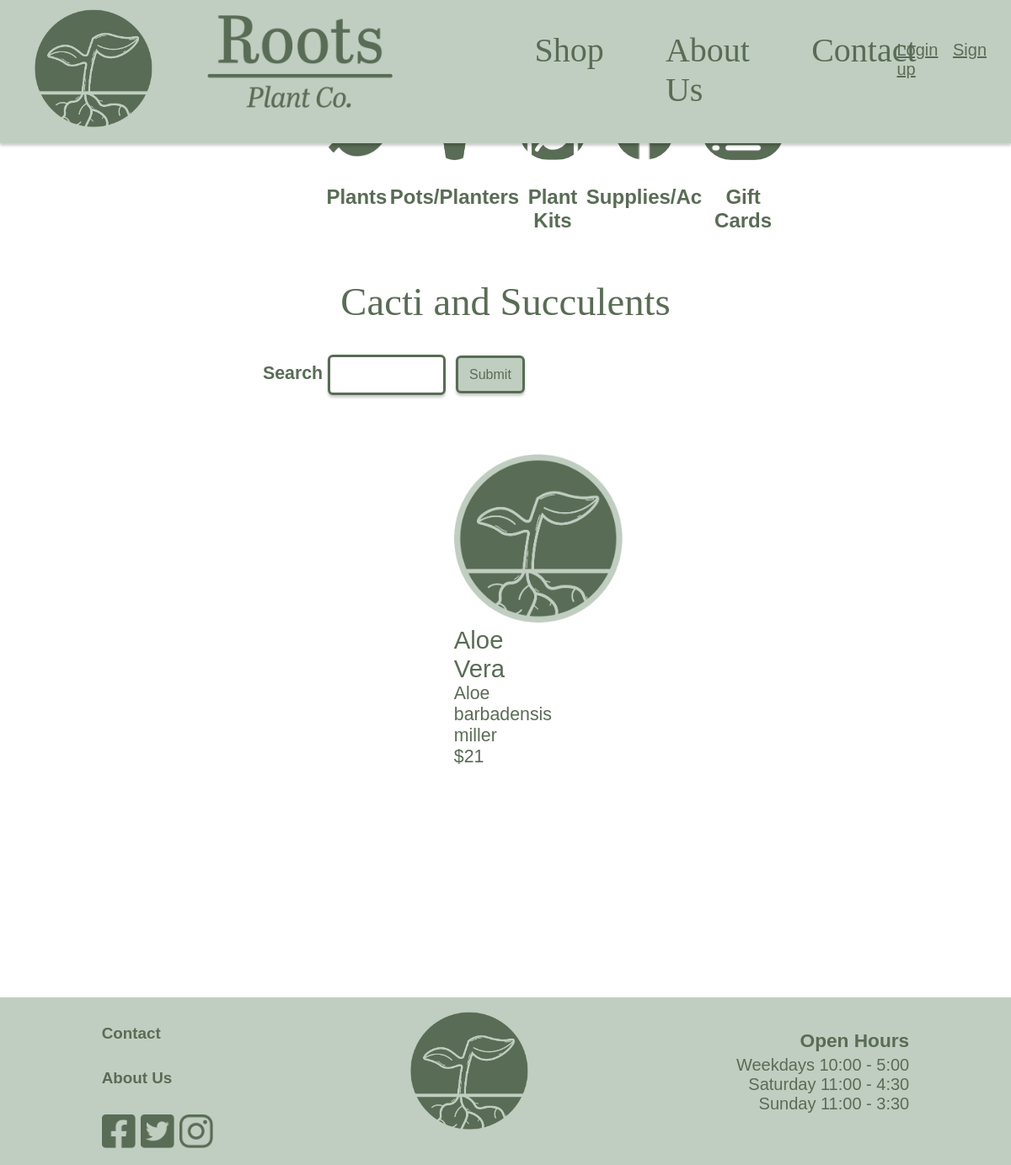
Screenshot of /shopPlantsCactiSucculents with the database file from the repository.
### Website/models.py (models this page shows)
class ShopProducts(db.Model):
    __tablename__ = 'shopProducts'
    id = db.Column(db.Integer, primary_key=True)
    name = db.Column(db.String(150), nullable=False) #Is required
    summary = db.Column(db.String(500), nullable=True)
    description = db.Column(db.String(1000), nullable=True)
    price = db.Column(db.Integer, nullable=False) #Is required
    stock = db.Column(db.Integer, nullable=False) #Is required
    category = db.Column(db.String(150), nullable=False) #Is required
    subCategory = db.Column(db.String(150), nullable=True)
    subSubCategory = db.Column(db.String(150), nullable=True)
    imageUrl = db.Column(db.String(150), nullable=False) #Is required
    userId = db.Column(db.Integer, db.ForeignKey('user.id'))

### Website/views.py (the view)
@views.route('/shopPlantsCactiSucculents', methods=['GET', 'POST'])
def shopPlantsCactiSucculents():
    form, products = getShopProducts()
    return render_template('shopPlantsCactiSucculents.html', user=current_user, products=products, form=form)

### Website/forms.py
class SearchForm(FlaskForm):
    search = StringField('Search')
    submit = SubmitField('Submit')

### Website/views.py (called while the page is built)
def getShopProducts():
    form = SearchForm()
    products = []
    if request.method == 'POST':
        if form.validate_on_submit():
            search_term = form.search.data
        if not search_term:
            flash('Please enter a search term', category='error')
        else:
            search_term = search_term.strip()
            search_words = search_term.split()
            products = ShopProducts.query.filter(
                (ShopProducts.name.contains(search_term)) |
                (ShopProducts.category.contains(search_term)) |
                (ShopProducts.summary.contains(search_term)) |
                db.or_(*[ShopProducts.description.contains(word) for word in search_words])
            ).all()
            if not products:
                flash('No products found', category='error')
    else:
        products = ShopProducts.query.all()
    return form, products

### Website/templates/shopPlantsCactiSucculents.html (shortened to what this page needs)
{% extends "shop.html" %}
{% block categoryTitle %}
<h1 class="title">Cacti and Succulents</h1>
{% endblock %}
{% block productDisplay %}
    <div class="flexContainer">
        {% for product in products %}
        {% if product.category == "CactiSucculents" %}
        <div class="flexBox">
            <a href = "/product/{{product.id}}">
            <div class="productImage">
                <img src="{{ url_for('static', filename='img/' + product.imageUrl) }}" width="200" alt="Plant image">
            </div>
            <div class="productName">
                {{ product.name }}
            </div>
            <div class="productSummary">
                {{ product.summary }}
            </div>
            <div class="productPrice">
                ${{ product.price }}
            </div>
        </a>
        </div>
        {% endif %}
        {% endfor %}
    </div>
</div>
{% endblock %}

### Website/static/css/navBase.css (style rules this page uses)
body, html { margin: 0%; padding: 0%; background-image: url(/static/background.jpg); background-size: cover; background-attachment: fixed; background-position: center; background-repeat: no-repeat; }

### Website/static/css/shopPage.css (style rules this page uses)
.search input#submit { background-color: #C0CEC1; border: 3px solid #596C55; border-radius: 6px; font-family: "brandon-grotesque", sans-serif; font-weight: 400; font-style: normal; color: #596C55; font-size: 12pt; box-shadow: 0px 3px 3px rgba(0, 0, 0, 0.2); padding-left: 2%; padding-right: 2%; margin-left: 1%; height: 45px; }
.search input#search { width: 20%; height: 40px; border: 3px solid #596C55; border-radius: 6px; box-shadow: 0px 3px 3px rgba(0, 0, 0, 0.2); }
.title { font-family: abril-titling, serif; font-style: normal; font-weight: 400; color: #596C55; font-size: 35pt; text-align: center; }
.flexContainer { width: 100%; height: auto; display: flex; flex-wrap: wrap; flex-direction: row; justify-content: center; box-sizing: border-box; margin: 0%; padding: 10px; }
.flexBox { width: 18%; height: auto; text-align: left; margin: 2%; }
.flexBox a { text-decoration: none; }
.productName { font-family: "brandon-grotesque", sans-serif; font-weight: 400; font-style: normal; color: #596C55; font-size: 22pt; text-decoration: none; margin-bottom: 0%; }
.productSummary { font-family: "brandon-grotesque", sans-serif; font-weight: 400; font-style: normal; color: #596C55; font-size: 16pt; text-decoration: none; margin-top: 0%; margin-bottom: 0%; }
.productPrice { font-family: "brandon-grotesque", sans-serif; font-weight: 400; font-style: normal; color: #596C55; font-size: 16pt; text-decoration: none; margin-top: 0%; margin-bottom: 0%; }

### rows the page displays
ShopProducts: imageUrl (picture), name "Aloe Vera", summary "Aloe barbadensis miller", price "21"
